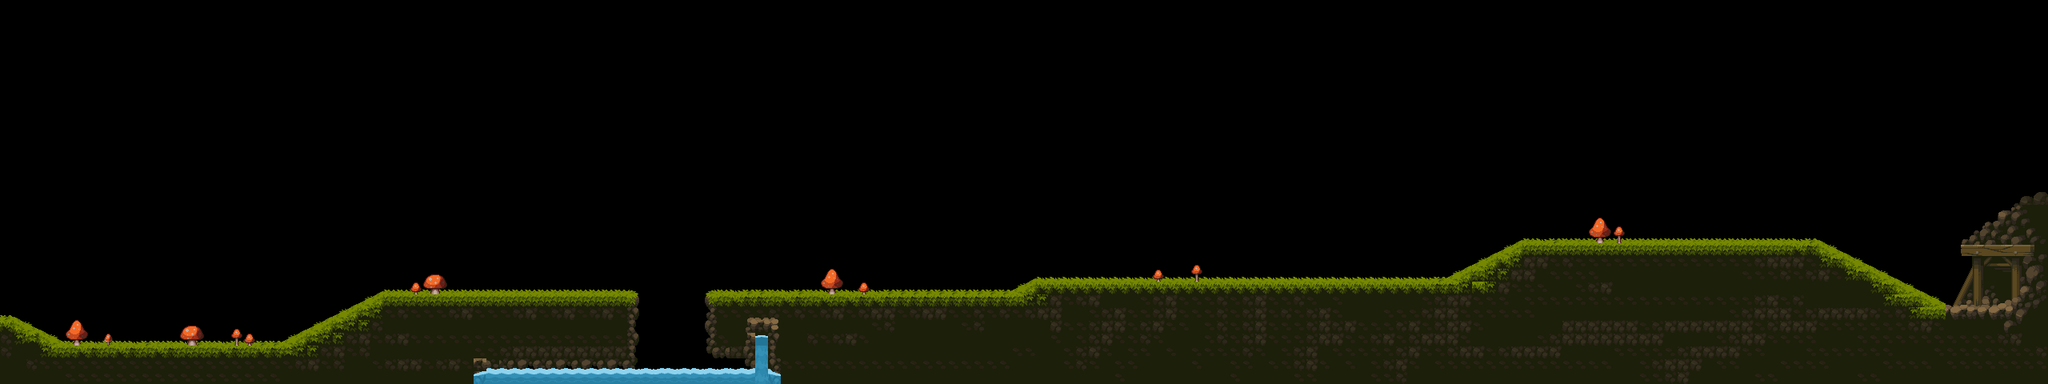

This is a level from a 2D game, rendered from its Tiled map with the project's own tilesets. A one-line summary and the map file follow, with tile-layer data summarised:
An orthogonal 160x30 tile map with 16x16 px tiles, 3 tile layers (ground, water, jungle), 2 tilesets.

<map version="1.10" tiledversion="1.10.2" orientation="orthogonal" renderorder="right-down" width="160" height="30" tilewidth="16" tileheight="16" infinite="0" nextlayerid="5" nextobjectid="1">
 <tileset firstgid="1" source="legacy fantasy.tsx" />
 <tileset firstgid="626" source="Buildings.tsx" />
 <layer id="1" name="ground" width="160" height="30">
  <data>[4800 cells, 1379 non-empty, 127 distinct tile ids]</data>
 </layer>
 <layer id="3" name="water" width="160" height="30">
  <data>[4800 cells, 59 non-empty, 22 distinct tile ids]</data>
 </layer>
 <layer id="4" name="jungle" width="160" height="30">
  <data>[4800 cells, 31 non-empty, 12 distinct tile ids]</data>
 </layer>
</map>
